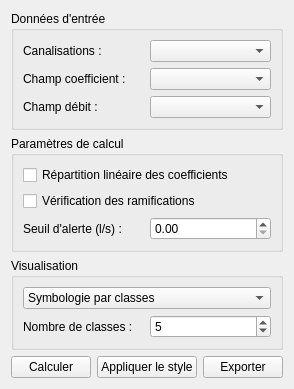
   <widget class="QWidget" name="tab_nocturne">
    <attribute name="title">
     <string>Inspections nocturnes</string>
    </attribute>
    <layout class="QVBoxLayout" name="verticalLayout_nocturne">
     <item>
      <widget class="QGroupBox" name="groupBox_donnees">
       <property name="title">
        <string>Données d'entrée</string>
       </property>
       <layout class="QGridLayout" name="gridLayout_donnees">
        <item row="0" column="0">
         <widget class="QLabel" name="label_canalisations">
          <property name="text">
           <string>Canalisations :</string>
          </property>
         </widget>
        </item>
        <item row="0" column="1">
         <widget class="QComboBox" name="combo_canalisations"/>
        </item>
        <item row="1" column="0">
         <widget class="QLabel" name="label_champ_coef">
          <property name="text">
           <string>Champ coefficient :</string>
          </property>
         </widget>
        </item>
        <item row="1" column="1">
         <widget class="QComboBox" name="combo_champ_coef"/>
        </item>
        <item row="2" column="0">
         <widget class="QLabel" name="label_champ_debit">
          <property name="text">
           <string>Champ débit :</string>
          </property>
         </widget>
        </item>
        <item row="2" column="1">
         <widget class="QComboBox" name="combo_champ_debit"/>
        </item>
       </layout>
      </widget>
     </item>
     <item>
      <widget class="QGroupBox" name="groupBox_calcul">
       <property name="title">
        <string>Paramètres de calcul</string>
       </property>
       <layout class="QVBoxLayout" name="verticalLayout_calcul">
        <item>
         <widget class="QCheckBox" name="check_repartition_lineaire">
          <property name="text">
           <string>Répartition linéaire des coefficients</string>
          </property>
         </widget>
        </item>
        <item>
         <widget class="QCheckBox" name="check_verif_ramifications">
          <property name="text">
           <string>Vérification des ramifications</string>
          </property>
         </widget>
        </item>
        <item>
         <layout class="QHBoxLayout" name="horizontalLayout_seuils">
          <item>
           <widget class="QLabel" name="label_seuil_alerte">
            <property name="text">
             <string>Seuil d'alerte (l/s) :</string>
            </property>
           </widget>
          </item>
          <item>
           <widget class="QDoubleSpinBox" name="spin_seuil_alerte">
            <property name="decimals">
             <number>2</number>
            </property>
            <property name="maximum">
             <double>1000.000000000000000</double>
            </property>
           </widget>
          </item>
         </layout>
        </item>
       </layout>
      </widget>
     </item>
     <item>
      <widget class="QGroupBox" name="groupBox_visualisation">
       <property name="title">
        <string>Visualisation</string>
       </property>
       <layout class="QVBoxLayout" name="verticalLayout_visu">
        <item>
         <widget class="QComboBox" name="combo_style_symbologie">
          <item>
           <property name="text">
            <string>Symbologie par classes</string>
           </property>
          </item>
          <item>
           <property name="text">
            <string>Symbologie continue</string>
           </property>
          </item>
         </widget>
        </item>
        <item>
         <layout class="QHBoxLayout" name="horizontalLayout_classes">
          <item>
           <widget class="QLabel" name="label_nb_classes">
            <property name="text">
             <string>Nombre de classes :</string>
            </property>
           </widget>
          </item>
          <item>
           <widget class="QSpinBox" name="spin_nb_classes">
            <property name="minimum">
             <number>2</number>
            </property>
            <property name="maximum">
             <number>10</number>
            </property>
            <property name="value">
             <number>5</number>
            </property>
           </widget>
          </item>
         </layout>
        </item>
       </layout>
      </widget>
     </item>
     <item>
      <layout class="QHBoxLayout" name="horizontalLayout_buttons_nocturne">
       <item>
        <widget class="QPushButton" name="btn_calculer">
         <property name="text">
          <string>Calculer</string>
         </property>
        </widget>
       </item>
       <item>
        <widget class="QPushButton" name="btn_appliquer_style">
         <property name="text">
          <string>Appliquer le style</string>
         </property>
        </widget>
       </item>
       <item>
        <widget class="QPushButton" name="btn_export_nocturne">
         <property name="text">
          <string>Exporter</string>
         </property>
        </widget>
       </item>
      </layout>
     </item>
    </layout>
   </widget>
